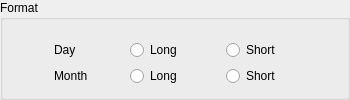
        <widget class="QGroupBox" name="groupBoxFormat">
         <property name="title">
          <string>Format</string>
         </property>
         <layout class="QGridLayout" name="gridLayout">
          <item row="2" column="0" rowspan="3" colspan="6">
           <widget class="QFrame" name="frameDay">
            <property name="frameShape">
             <enum>QFrame::NoFrame</enum>
            </property>
            <property name="frameShadow">
             <enum>QFrame::Plain</enum>
            </property>
            <property name="lineWidth">
             <number>0</number>
            </property>
            <layout class="QHBoxLayout" name="horizontalLayout_3">
             <property name="spacing">
              <number>6</number>
             </property>
             <property name="leftMargin">
              <number>0</number>
             </property>
             <property name="topMargin">
              <number>0</number>
             </property>
             <property name="rightMargin">
              <number>0</number>
             </property>
             <property name="bottomMargin">
              <number>0</number>
             </property>
             <item>
              <spacer name="horizontalSpacer_21">
               <property name="orientation">
                <enum>Qt::Horizontal</enum>
               </property>
               <property name="sizeHint" stdset="0">
                <size>
                 <width>40</width>
                 <height>20</height>
                </size>
               </property>
              </spacer>
             </item>
             <item>
              <widget class="QLabel" name="labelDay">
               <property name="minimumSize">
                <size>
                 <width>50</width>
                 <height>0</height>
                </size>
               </property>
               <property name="text">
                <string>Day</string>
               </property>
              </widget>
             </item>
             <item>
              <spacer name="horizontalSpacer_13">
               <property name="orientation">
                <enum>Qt::Horizontal</enum>
               </property>
               <property name="sizeType">
                <enum>QSizePolicy::Minimum</enum>
               </property>
               <property name="sizeHint" stdset="0">
                <size>
                 <width>20</width>
                 <height>20</height>
                </size>
               </property>
              </spacer>
             </item>
             <item>
              <widget class="QRadioButton" name="radioDayLong">
               <property name="minimumSize">
                <size>
                 <width>70</width>
                 <height>0</height>
                </size>
               </property>
               <property name="text">
                <string>Long</string>
               </property>
              </widget>
             </item>
             <item>
              <spacer name="horizontalSpacer_16">
               <property name="orientation">
                <enum>Qt::Horizontal</enum>
               </property>
               <property name="sizeType">
                <enum>QSizePolicy::Minimum</enum>
               </property>
               <property name="sizeHint" stdset="0">
                <size>
                 <width>20</width>
                 <height>20</height>
                </size>
               </property>
              </spacer>
             </item>
             <item>
              <widget class="QRadioButton" name="radioDayShort">
               <property name="minimumSize">
                <size>
                 <width>70</width>
                 <height>0</height>
                </size>
               </property>
               <property name="toolTip">
                <string>Abbreviated name, e.g. Tu</string>
               </property>
               <property name="text">
                <string>Short</string>
               </property>
              </widget>
             </item>
             <item>
              <spacer name="horizontalSpacer_4">
               <property name="orientation">
                <enum>Qt::Horizontal</enum>
               </property>
               <property name="sizeHint" stdset="0">
                <size>
                 <width>40</width>
                 <height>20</height>
                </size>
               </property>
              </spacer>
             </item>
            </layout>
           </widget>
          </item>
          <item row="5" column="0" rowspan="2" colspan="6">
           <widget class="QFrame" name="frameMonth">
            <property name="frameShape">
             <enum>QFrame::NoFrame</enum>
            </property>
            <property name="frameShadow">
             <enum>QFrame::Plain</enum>
            </property>
            <property name="lineWidth">
             <number>0</number>
            </property>
            <layout class="QHBoxLayout" name="horizontalLayout_4">
             <property name="spacing">
              <number>6</number>
             </property>
             <property name="leftMargin">
              <number>0</number>
             </property>
             <property name="topMargin">
              <number>0</number>
             </property>
             <property name="rightMargin">
              <number>0</number>
             </property>
             <property name="bottomMargin">
              <number>0</number>
             </property>
             <item>
              <spacer name="horizontalSpacer_22">
               <property name="orientation">
                <enum>Qt::Horizontal</enum>
               </property>
               <property name="sizeHint" stdset="0">
                <size>
                 <width>40</width>
                 <height>20</height>
                </size>
               </property>
              </spacer>
             </item>
             <item>
              <widget class="QLabel" name="labelMonth">
               <property name="minimumSize">
                <size>
                 <width>50</width>
                 <height>0</height>
                </size>
               </property>
               <property name="text">
                <string>Month</string>
               </property>
              </widget>
             </item>
             <item>
              <spacer name="horizontalSpacer_14">
               <property name="orientation">
                <enum>Qt::Horizontal</enum>
               </property>
               <property name="sizeType">
                <enum>QSizePolicy::Minimum</enum>
               </property>
               <property name="sizeHint" stdset="0">
                <size>
                 <width>20</width>
                 <height>20</height>
                </size>
               </property>
              </spacer>
             </item>
             <item>
              <widget class="QRadioButton" name="radioMonthLong">
               <property name="minimumSize">
                <size>
                 <width>70</width>
                 <height>0</height>
                </size>
               </property>
               <property name="text">
                <string>Long</string>
               </property>
              </widget>
             </item>
             <item>
              <spacer name="horizontalSpacer_17">
               <property name="orientation">
                <enum>Qt::Horizontal</enum>
               </property>
               <property name="sizeType">
                <enum>QSizePolicy::Minimum</enum>
               </property>
               <property name="sizeHint" stdset="0">
                <size>
                 <width>20</width>
                 <height>20</height>
                </size>
               </property>
              </spacer>
             </item>
             <item>
              <widget class="QRadioButton" name="radioMonthShort">
               <property name="minimumSize">
                <size>
                 <width>70</width>
                 <height>0</height>
                </size>
               </property>
               <property name="toolTip">
                <string>Abbreviated name, e.g. Oct</string>
               </property>
               <property name="text">
                <string>Short</string>
               </property>
              </widget>
             </item>
             <item>
              <spacer name="horizontalSpacer_5">
               <property name="orientation">
                <enum>Qt::Horizontal</enum>
               </property>
               <property name="sizeHint" stdset="0">
                <size>
                 <width>40</width>
                 <height>20</height>
                </size>
               </property>
              </spacer>
             </item>
            </layout>
           </widget>
          </item>
          <item row="0" column="0" colspan="6">
           <widget class="QFrame" name="frameClock">
            <property name="frameShape">
             <enum>QFrame::NoFrame</enum>
            </property>
            <property name="frameShadow">
             <enum>QFrame::Plain</enum>
            </property>
            <property name="lineWidth">
             <number>0</number>
            </property>
            <layout class="QHBoxLayout" name="horizontalLayout_5">
             <property name="leftMargin">
              <number>0</number>
             </property>
             <property name="topMargin">
              <number>0</number>
             </property>
             <property name="rightMargin">
              <number>0</number>
             </property>
             <property name="bottomMargin">
              <number>0</number>
             </property>
            </layout>
           </widget>
          </item>
         </layout>
        </widget>
